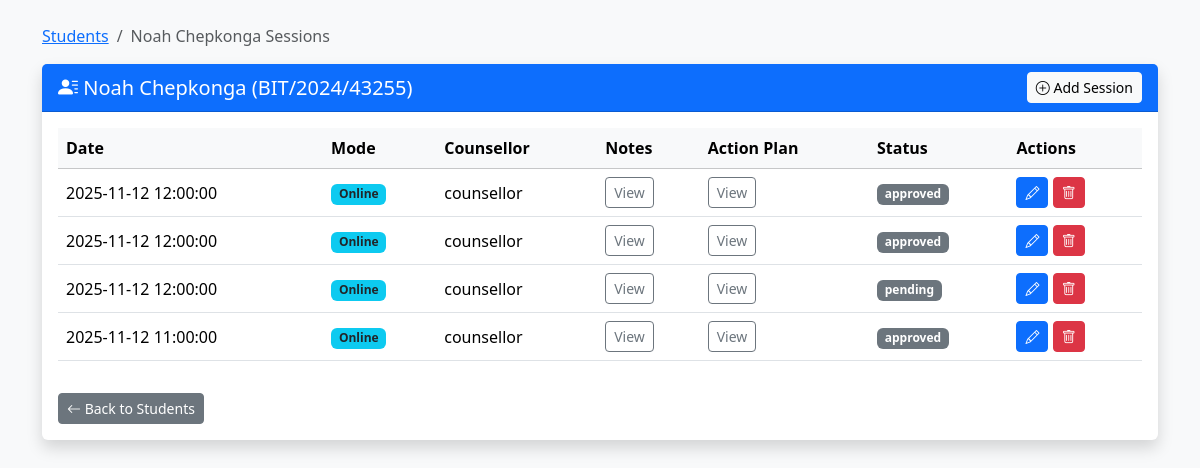
Screenshot of /sessions.php?student_id=18 with the database file from the repository.
### tables this page shows
CREATE TABLE `users` (
  `id` int(10) UNSIGNED NOT NULL,
  `reg_no` varchar(50) DEFAULT NULL,
  `name` varchar(150) NOT NULL,
  `email` varchar(150) NOT NULL,
  `profile_pic` varchar(255) DEFAULT NULL,
  `password_hash` varchar(255) NOT NULL,
  `role` varchar(20) NOT NULL DEFAULT 'student',
  `status` varchar(20) NOT NULL DEFAULT 'pending',
  `created_at` timestamp NOT NULL DEFAULT current_timestamp()
);

CREATE TABLE `sessions` (
  `id` int(10) UNSIGNED NOT NULL,
  `student_id` int(10) UNSIGNED NOT NULL,
  `counsellor_id` int(10) UNSIGNED NOT NULL,
  `session_date` datetime NOT NULL,
  `mode` varchar(50) DEFAULT NULL,
  `notes` text DEFAULT NULL,
  `action_plan` text DEFAULT NULL,
  `status` varchar(50) DEFAULT 'Pending',
  `created_at` datetime DEFAULT current_timestamp(),
  `updated_at` datetime DEFAULT current_timestamp() ON UPDATE current_timestamp(),
  `session_mode` varchar(50) DEFAULT NULL,
  `venue` varchar(255) DEFAULT NULL,
  `meeting_link` varchar(255) DEFAULT NULL,
  `phone_number` varchar(50) DEFAULT NULL,
  `whatsapp_link` varchar(255) DEFAULT NULL,
  `additional_info` text DEFAULT NULL
);

### sessions.php (the view, shortened to what this page needs)
<?php
require 'db.php';
$student_id = intval($_GET['student_id']);
try {
    $stmt = $pdo->prepare("SELECT id, reg_no, name FROM users WHERE id = ?");
    $stmt->execute([$student_id]);
    $student = $stmt->fetch(PDO::FETCH_ASSOC);
    $stmt = $pdo->prepare("SELECT s.id, s.session_date, s.mode, s.notes, s.action_plan, s.status,
                                  u.name AS counsellor_name
                           FROM sessions s
                           JOIN users u ON s.counsellor_id = u.id
                           WHERE s.student_id = ?
                           ORDER BY s.session_date DESC");
    $stmt->execute([$student_id]);
    $sessions = $stmt->fetchAll(PDO::FETCH_ASSOC);
} catch (PDOException $e) {
    die("Error fetching sessions: " . $e->getMessage());
}
?>
<!DOCTYPE html>
<html lang="en">
<head>
    <link href="https://cdn.jsdelivr.net/npm/bootstrap@5.3.3/dist/css/bootstrap.min.css" rel="stylesheet">
    <link href="https://cdn.jsdelivr.net/npm/bootstrap-icons@1.11.3/font/bootstrap-icons.css" rel="stylesheet">
</head>
<body class="bg-light">
<div class="container mt-4">
    <nav aria-label="breadcrumb">
        <ol class="breadcrumb">
            <li class="breadcrumb-item"><a href="students.php">Students</a></li>
            <li class="breadcrumb-item active" aria-current="page"><?= htmlspecialchars($student['name']) ?> Sessions</li>
        </ol>
    </nav>
    <div class="card shadow border-0">
        <div class="card-header bg-primary text-white d-flex justify-content-between align-items-center">
            <h5 class="mb-0">
                <i class="bi bi-person-lines-fill"></i>
                <?= htmlspecialchars($student['name']) ?> (<?= htmlspecialchars($student['reg_no']) ?>)
            </h5>
            <a href="add_session.php?student_id=<?= $student['id'] ?>" class="btn btn-light btn-sm">
                <i class="bi bi-plus-circle"></i> Add Session
            </a>
        </div>
        <div class="card-body">
            <?php if (empty($sessions)): ?>
                <div class="alert alert-info">
                    <i class="bi bi-info-circle"></i> No sessions found for this student.
                </div>
            <?php else: ?>
                <div class="table-responsive">
                    <table class="table align-middle table-hover">
                        <thead class="table-light">
                            <tr>
                                <th>Date</th>
                                <th>Mode</th>
                                <th>Counsellor</th>
                                <th>Notes</th>
                                <th>Action Plan</th>
                                <th>Status</th>
                                <th>Actions</th>
                            </tr>
                        </thead>
                        <tbody>
                            <?php foreach ($sessions as $s): ?>
                                <tr>
                                    <td><?= htmlspecialchars($s['session_date']) ?></td>
                                    <td><span class="badge bg-info text-dark"><?= htmlspecialchars($s['mode']) ?></span></td>
                                    <td><?= htmlspecialchars($s['counsellor_name']) ?></td>
                                    <td>
                                        <button class="btn btn-sm btn-outline-secondary"
                                                type="button"
                                                data-bs-toggle="collapse"
                                                data-bs-target="#notes<?= $s['id'] ?>">
                                            View
                                        </button>
                                    </td>
                                    <td>
                                        <button class="btn btn-sm btn-outline-secondary"
                                                type="button"
                                                data-bs-toggle="collapse"
                                                data-bs-target="#plan<?= $s['id'] ?>">
                                            View
                                        </button>
                                    </td>
                                    <td>
                                        <?php
                                            $badgeClass = match ($s['status']) {
                                                'Completed' => 'bg-success',
                                                'Pending'   => 'bg-warning text-dark',
                                                'Cancelled' => 'bg-danger',
                                                default     => 'bg-secondary'
                                            };
                                        ?>
                                        <span class="badge <?= $badgeClass ?>">
                                            <?= htmlspecialchars($s['status']) ?>
                                        </span>
                                    </td>
                                    <td>
                                        <a href="edit_session.php?id=<?= $s['id'] ?>&student_id=<?= $student['id'] ?>"
                                           class="btn btn-sm btn-primary">
                                           <i class="bi bi-pencil"></i>
                                        </a>
                                        <a href="delete_session.php?id=<?= $s['id'] ?>&student_id=<?= $student['id'] ?>"
                                           class="btn btn-sm btn-danger"
                                           onclick="return confirm('Are you sure you want to delete this session?')">
                                           <i class="bi bi-trash"></i>
                                        </a>
                                    </td>
                                </tr>
                            <?php endforeach; ?>
                        </tbody>
                    </table>
                </div>
            <?php endif; ?>
            <a href="students.php" class="btn btn-secondary btn-sm mt-3">
                <i class="bi bi-arrow-left"></i> Back to Students
            </a>
        </div>
    </div>
</div>
</body>
</html>

### rows the page displays
users: name "Noah Chepkonga", reg_no "BIT/2024/43255"
sessions: session_date "2025-11-12 12:00:00", mode "Online", counsellor.name "counsellor", status "approved"
sessions: session_date "2025-11-12 12:00:00", mode "Online", counsellor.name "counsellor", status "approved"
sessions: session_date "2025-11-12 12:00:00", mode "Online", counsellor.name "counsellor", status "pending"
sessions: session_date "2025-11-12 11:00:00", mode "Online", counsellor.name "counsellor", status "approved"
